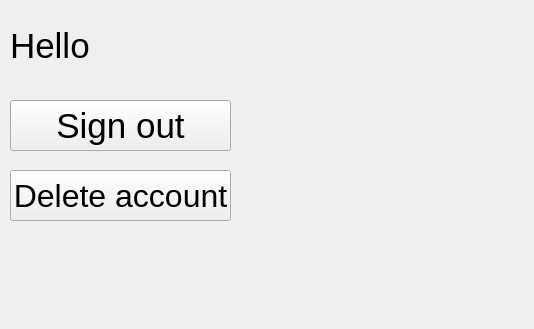
<?xml version="1.0" encoding="UTF-8"?>
<ui version="4.0">
 <class>UserPage</class>
 <widget class="QWidget" name="UserPage">
  <property name="geometry">
   <rect>
    <x>0</x>
    <y>0</y>
    <width>534</width>
    <height>329</height>
   </rect>
  </property>
  <property name="windowTitle">
   <string>Form</string>
  </property>
  <widget class="QLabel" name="label">
   <property name="geometry">
    <rect>
     <x>10</x>
     <y>10</y>
     <width>521</width>
     <height>71</height>
    </rect>
   </property>
   <property name="font">
    <font>
     <pointsize>26</pointsize>
    </font>
   </property>
   <property name="text">
    <string>Hello</string>
   </property>
  </widget>
  <widget class="QPushButton" name="signOutButton">
   <property name="geometry">
    <rect>
     <x>10</x>
     <y>100</y>
     <width>221</width>
     <height>51</height>
    </rect>
   </property>
   <property name="font">
    <font>
     <pointsize>26</pointsize>
    </font>
   </property>
   <property name="text">
    <string>Sign out</string>
   </property>
  </widget>
  <widget class="QPushButton" name="deleteAccountbutton">
   <property name="geometry">
    <rect>
     <x>10</x>
     <y>170</y>
     <width>221</width>
     <height>51</height>
    </rect>
   </property>
   <property name="font">
    <font>
     <pointsize>24</pointsize>
    </font>
   </property>
   <property name="text">
    <string>Delete account</string>
   </property>
  </widget>
 </widget>
 <resources/>
 <connections/>
</ui>
